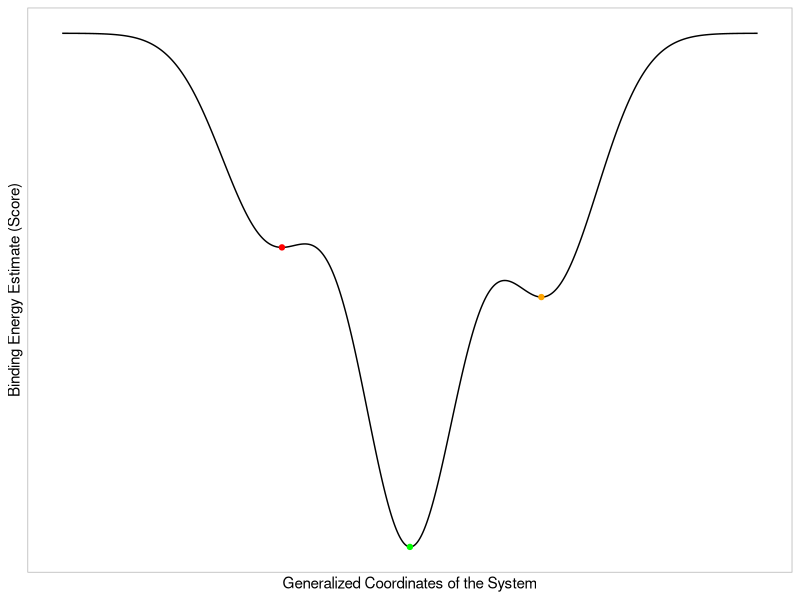
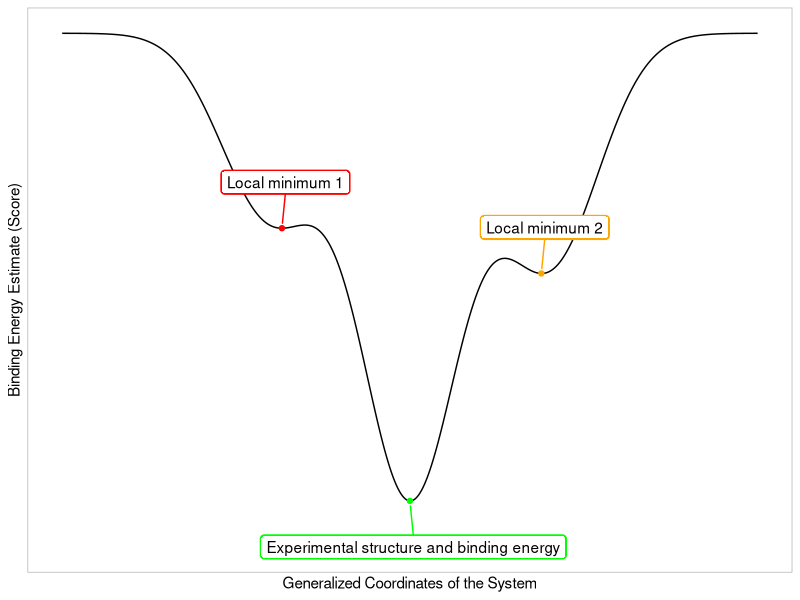
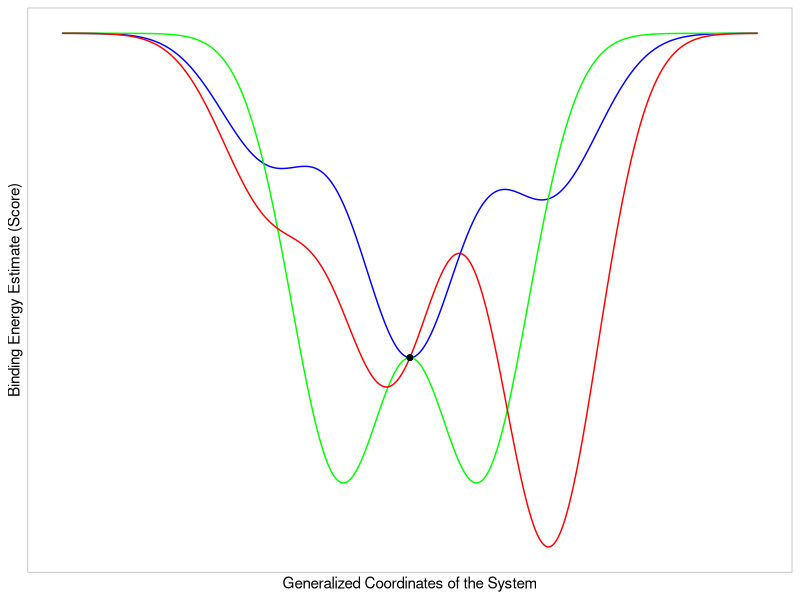
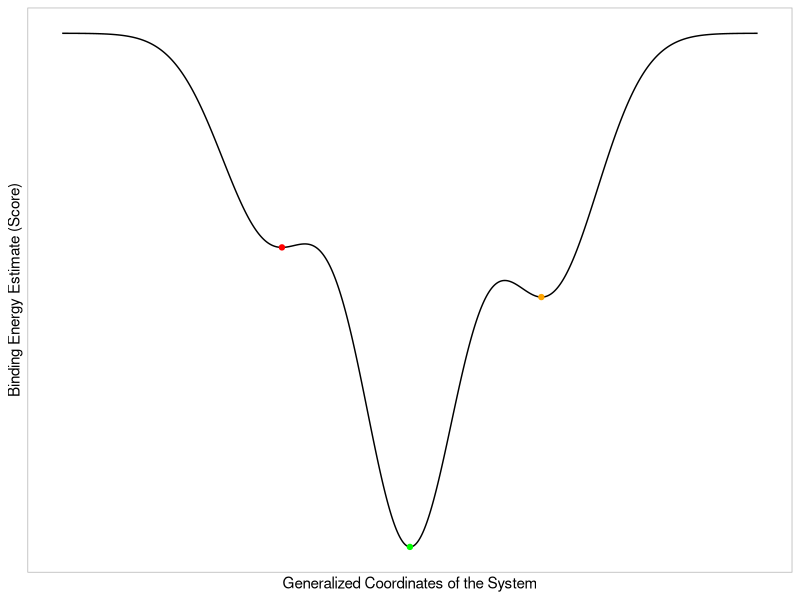
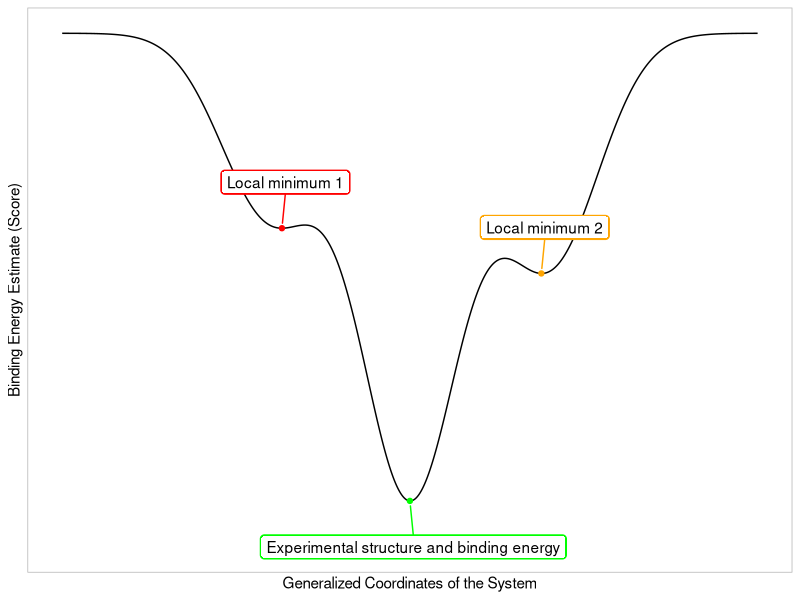
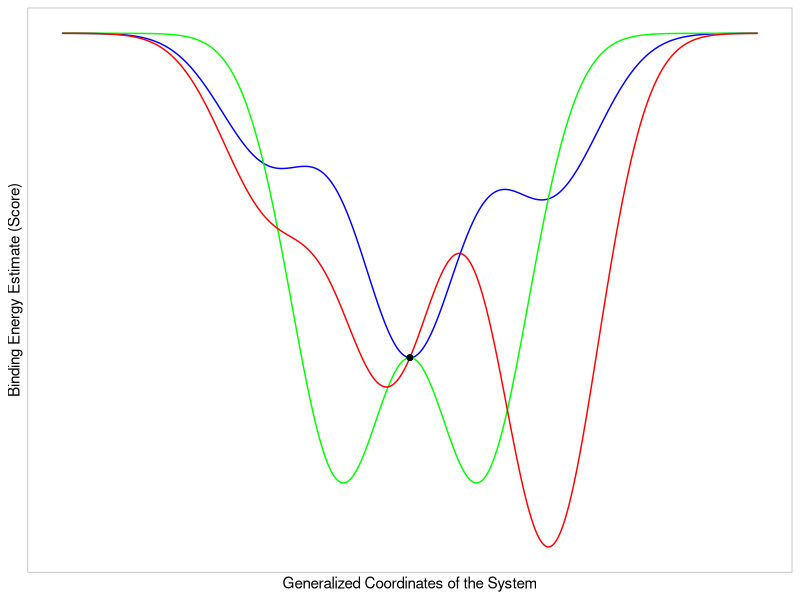

Write the R code that produced these figures, in order. (Note: this script raises an error after producing the figures.)
#Create plots of potential energy surface, binding energy on y axis versus atomic coordinates on x axis
library(ggplot2)
library(dplyr)
library(ggrepel)

#Create a data frame with the potential energy surface, which corresponds to the sum of three gaussians
pes <- data.frame(x = seq(-5, 5, length.out = 1001))
pes$y <- with(pes, 1.0 * exp(-(x-0)^2) + 0.5 * exp(-(x - 2)^2) + 0.4 * exp(-(x + 2)^2))

#Create a data frame with the binding energy, which is the negative of the potential energy surface
binding_energy <- data.frame(x = pes$x, y = -pes$y)

#Create a plot of the potential energy surface
pes_plot <- ggplot(binding_energy, aes(x = x, y = y)) +
  geom_line() +
  labs(x = "Generalized Coordinates of the System",
       y = "Binding Energy Estimate (Score)") +
  #remove x axis and y axis labels
  scale_x_continuous(labels = NULL, breaks = NULL)+
  scale_y_continuous(labels = NULL, breaks = NULL)+
  #Add different colored dots to minimum points
  geom_point(data = binding_energy %>% filter(y == min(y)), color = "green") +
  geom_point(data = binding_energy %>% filter(x < -1.5) %>% filter(y == min(y)), color = "red") +
  geom_point(data = binding_energy %>% filter(x > 1.5) %>% filter(y == min(y)), color = "orange") +
  theme_light()
pes_plot
ggsave("pes_plot_1.png", plot = pes_plot, width = 6, height = 4, units = "in", dpi = 300)


#Now generate plot 1 but adding a legend where green dot = "Experimental structure and binding energy", red dot = "Local minimum 1", orange dot = "Local minimum 2"
pes_plotB <- pes_plot +
  #Label the different colored dots with arrows using geom_repel
    geom_label_repel(data = binding_energy %>% filter(y == min(y)), aes(label = "Experimental structure and binding energy"), label.size=1.1 , box.padding = 0.5, point.padding = 0.5, color = "green", segment.size = 0.5,nudge_x = 0.05, nudge_y = -0.1) +
    geom_label_repel(data = binding_energy %>% filter(y == min(y)), aes(label = "Experimental structure and binding energy"), label.size=NA , box.padding = 0.5, point.padding = 0.5, color = "black",  segment.color = NA , nudge_x = 0.05, nudge_y = -0.1) +
    geom_label_repel(data = binding_energy %>% filter(x < -1.5) %>% filter(y == min(y)), aes(label = "Local minimum 1"), label.size=1.1, box.padding = 0.5, point.padding = 0.5, color = "red", segment.size = 0.5, nudge_x = 0.05, nudge_y = 0.1) +
    geom_label_repel(data = binding_energy %>% filter(x < -1.5) %>% filter(y == min(y)), aes(label = "Local minimum 1"), label.size=NA , box.padding = 0.5, point.padding = 0.5, color = "black", segment.color = NA , nudge_x = 0.05, nudge_y = 0.1) +
    geom_label_repel(data = binding_energy %>% filter(x > 1.5) %>% filter(y == min(y)), aes(label = "Local minimum 2"), label.size=1.1, box.padding = 0.5, point.padding = 0.5, color = "orange", segment.size = 0.5, nudge_x = 0.05, nudge_y = 0.1) +
    geom_label_repel(data = binding_energy %>% filter(x > 1.5) %>% filter(y == min(y)), aes(label = "Local minimum 2"), label.size=NA , box.padding = 0.5, point.padding = 0.5, color = "black", segment.color = NA , nudge_x = 0.05, nudge_y = 0.1) +
  theme_light()
pes_plotB
ggsave("pes_plot_1B.png", plot = pes_plotB, width = 6, height = 4, units = "in", dpi = 300)


#Now take binding energy, create a new column named surface with value 1, duplicate all rows with surface value 2 and 3
binding_energy <- binding_energy %>% mutate(surface = 1)
binding_energy <- binding_energy %>% bind_rows(mutate(binding_energy, surface = 2))
binding_energy <- binding_energy %>% bind_rows(mutate(binding_energy, surface = 3))

#Modify the y values for surface 2, adding three different gaussians but maintaining the y value for x=0
binding_energy$y[binding_energy$surface == 2] <- with(binding_energy[binding_energy$surface == 1,], 0.0 * exp(-(x-0)^2) - 3.0 * exp(-(x - 1)^2) - 3 * exp(-(x + 1)^2))
#Do the same for surface 3, with different gaussians but same y value for x=0 as surface 1
binding_energy$y[binding_energy$surface == 3] <- with(binding_energy[binding_energy$surface == 1,], -1.0 * exp(-(x+0.3)^2) - 1.5 * exp(-(x - 2)^2) - 0.5 * exp(-(x + 2)^2))

#Save value of y for x=0 for each surface
y0_surface1 <- binding_energy[binding_energy$surface == 1 & binding_energy$x == 0, "y"]
y0_surface2 <- binding_energy[binding_energy$surface == 2 & binding_energy$x == 0, "y"]
y0_surface3 <- binding_energy[binding_energy$surface == 3 & binding_energy$x == 0, "y"]

#Modify the y values for surface 2 and 3 to have the same y value for x=0,x=5 and x=-5 as surface 1
binding_energy$y[binding_energy$surface == 2] <- binding_energy$y[binding_energy$surface == 2] * y0_surface1 / y0_surface2
binding_energy$y[binding_energy$surface == 3] <- binding_energy$y[binding_energy$surface == 3] * y0_surface1 / y0_surface3



#Create a plot of the potential energy surface with different colored regions for different surfaces
pes_plot2 <- ggplot(binding_energy, aes(x = x, y = y, color = as.factor(surface))) +
  geom_line() +
  labs(x = "Generalized Coordinates of the System",
       y = "Binding Energy Estimate (Score)") +
  scale_color_manual(values = c("blue", "green", "red")) +
  scale_x_continuous(labels = NULL, breaks = NULL)+
  scale_y_continuous(labels = NULL, breaks = NULL)+
  #add a dot for x=0
    geom_point(data = binding_energy %>% filter(x == 0), color = "black") +
  theme_light()+
  #remove legend
    theme(legend.position = "none")

  pes_plot2
ggsave("pes_plot_2.png", plot = pes_plot2, width = 6, height = 4, units = "in", dpi = 300)


#Create a dataframe where y=ax+b, where a=0.6 and b=-8, and add some noise
data <- data.frame(x = seq(-12, -2, length.out = 201))
data$y <- 0.35 * data$x - 4.75 + rnorm(201, sd = 1.75)
#add an rnorm error term wich depends on x
data$y <- data$y + rnorm(201, sd = abs(0.25 / data$x))
data$y2 <- 0.7 * data$x - 2.25 + rnorm(201, sd = 1.2)
data$y2 <- data$y2 + rnorm(201, sd = abs(0.1 / data$x))

mean(data$x)
mean(data$y)
mean(data$y2)


#Wide data to long data
data <- data %>% gather(key = "surface", value = "y", y:y2)

#Measure pearson correlation for each surface
correlations <- data %>% 
  group_by(surface) %>% 
  summarise(correlation = cor(x, y, method = "pearson"))

# Create a plot of the data

# Define the labels for each level of the surface variable
labels = paste(correlations$surface, " (Correlation: ", round(correlations$correlation, 2), ")")


# Create a plot of the data
data_plot <- ggplot(data, aes(x = x, y = y, shape = surface)) +
  geom_point(size = 2, stroke = 2) +
  scale_shape_manual(values = c(21, 19), labels = labels) +  # 21 is filled circle, 19 is open circle
  labs(x = "Experimental Binding Energy",
       y = "Predicted Binding Energy (Score)",
       shape = "Scoring Function") +  # Change the shape legend title
  #add a line for y=x
  geom_abline(intercept = 0, slope = 1, color = "red") +
  scale_x_continuous(limits=c(-12,-2))+
  scale_y_continuous(limits=c(-12,-2))+
  #legend below
  theme_light()+
  theme(legend.position = "bottom")
data_plot

ggsave("scatter_plot.png", plot = data_plot, width = 6, height = 6, units = "in", dpi = 300)